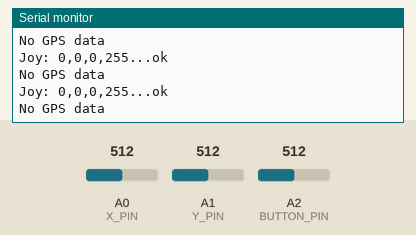
This sketch was run on a simulated Arduino Uno, built with avr-gcc and run on an emulated ATmega328P. Parts: the last lines printed to the serial monitor. The inputs (shaded band) are chosen by the test bench; at power-on: A0 (X_PIN) = 512, A1 (Y_PIN) = 512, A2 (BUTTON_PIN) = 512. No radio packets arrive unless stated.

Above: at 1.2 s.
1.3 s: A0 (X_PIN) set to 716
At 1.8 s:
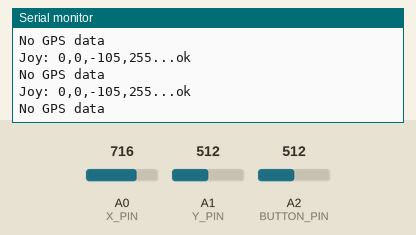
2.8 s: A1 (Y_PIN) set to 716
At 3.8 s:
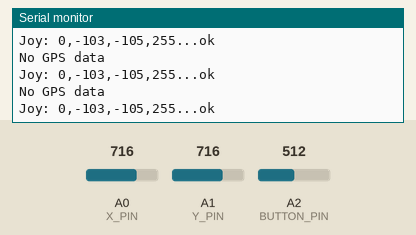

The sketch:

joy_sender.ino
```cpp
#include <Wire.h>
#include <RF24_config.h>
#include <nRF24L01.h>
#include <SPI.h>
#include <RF24.h>

#include "../../T-002/shared/joydata.h"
#include "../../T-002/shared/gpsdata.h"

#define X_PIN 0
#define Y_PIN 1
#define BUTTON_PIN 2

RF24 radio(9, 10);
byte addresses[][6] = { "1Node", "2Node" };

JoyData lastJoyData = { 0, 0, 0, 0 };
unsigned long lastMillis = 0;

// time to wait to ping bot even if no joy changes
#define PING_TIME 3000

void setup()
{
    Serial.begin(115200);
    Serial.println(F("Joystick"));

    radio.begin();
    radio.setAutoAck(true);
    radio.enableAckPayload();
    radio.setPayloadSize(sizeof(GpsData));
    radio.setRetries(15, 15);
    radio.setPALevel(RF24_PA_LOW);
    radio.setDataRate(RF24_2MBPS);

    radio.openWritingPipe(addresses[0]);
    radio.stopListening();
}

void send(JoyData& data)
{
    Serial.print(F("Joy: "));
    printJoyData(data, Serial);
    Serial.print(F("..."));

    if (radio.write(&data, joyDataSize))
    {
        Serial.println(F("ok"));
    }
    else
    {
        Serial.println(F("no ack"));
    }
}

bool read(GpsData& gpsData)
{
    if (!radio.isAckPayloadAvailable())
    {
        Serial.println(F("No GPS data"));
        return false;
    }

    radio.read(&gpsData, gpsDataSize);
    Serial.print(F("GPS: "));
    printlnGpsData(gpsData, Serial);
    return true;
}

byte sameJoyDataCount = 0;

void loop()
{
    // the joystick is rotated 90, so x and y are swapped
    short x = (510 - analogRead(Y_PIN)) / 2;
    short y = (506 - analogRead(X_PIN)) / 2;
    byte button = 255 - analogRead(BUTTON_PIN);

    JoyData newData = { 0, x, y, button };

    clampJoyDataXY(newData, -255, 255);
    zeroDeadZoneJoyData(newData, 20, 10);

    unsigned long m = millis();
    unsigned long d = m - lastMillis;
    bool sameJoyData = areJoyDataEqual(lastJoyData, newData);
    if (!sameJoyData)
    {
        sameJoyDataCount = 0;
    }
    else if (sameJoyDataCount < 3)
    {
        sameJoyDataCount++;
        sameJoyData = false;
    }

    //if (!sameJoyData || d >= PING_TIME)
    //{
        //Serial.println(F("Sending Joystick data"));
        lastMillis = m;
        lastJoyData = newData;
        send(newData);

        GpsData gpsData;
        read(gpsData);
    //}
}
```

Measured:
- after the input at 1.3 s, the serial monitor: prints a new line at once (image 1)
- after the input at 2.8 s, the serial monitor: prints a new line at once (image 2)
